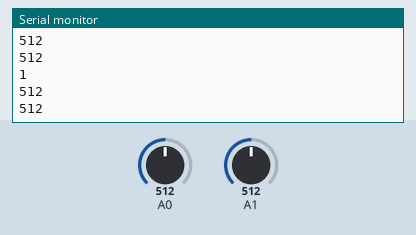
This sketch was run on a simulated Arduino Nano, built with avr-gcc and run on an emulated ATmega328P. Parts: the last lines printed to the serial monitor. The test bench sets the inputs (shaded band); at power-on: A0 = 512, A1 = 512. No radio packets arrive unless stated.

Above: at 1.2 s.
1.3 s: A0 set to 716
At 1.71 s:
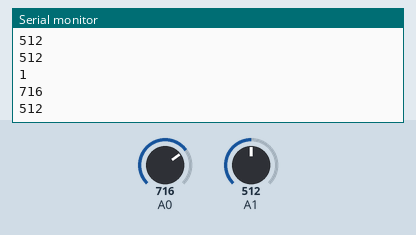
2.8 s: A1 set to 306
At 3.22 s:
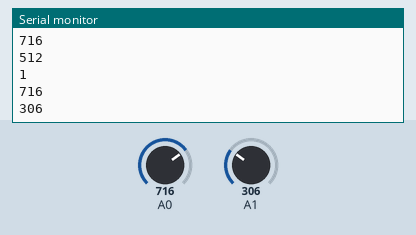
4.3 s: A0 set to 900
At 4.73 s:
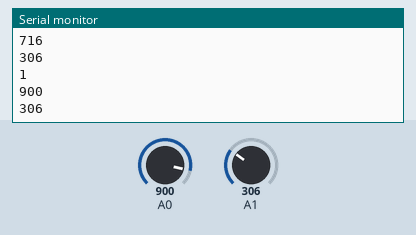
5.8 s: A1 set to 122
At 5.99 s:
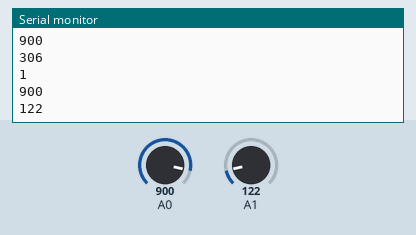
Timing chart, 0 to 8.3 s (numbered marks = the images above; inputs shaded):
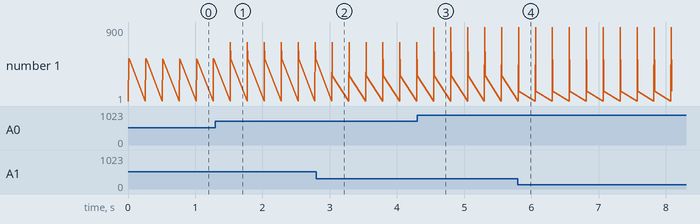

The sketch:

joystik-oku.ino
```cpp
#include <SPI.h>
#include <nRF24L01.h>
#include <RF24.h>

RF24 radio(9, 10);
uint8_t address[][6] = {"1Node", "2Node"};


int rfX = 500;
int rfY = 500;


void setup() {
  Serial.begin(9600);
  pinMode(A0, INPUT);
  pinMode(A1, INPUT);

  radio.begin();  // Başlat
  radio.openWritingPipe(address[0]); // Adrese bağlan
  //radio.setPALevel(RF24_PA_MIN);
  radio.stopListening();

}//setup


int rfData[2];
void loop() {
  rfData[0] = analogRead(A0);
  rfData[1] = analogRead(A1);

  boolean status = radio.write(&rfData, sizeof(rfData));
  Serial.println(status);
  Serial.println(rfData[0]);
  Serial.println(rfData[1]);
  delay(250);

}//loop
```

Measured:
- after the input at 1.3 s, the serial monitor: prints a new line after 0.22 s (image 1)
- after the input at 2.8 s, the serial monitor: prints a new line after 0.24 s (image 2)
- after the input at 4.3 s, the serial monitor: prints a new line after 0.25 s (image 3)
- after the input at 5.8 s, the serial monitor: prints a new line at once (image 4)
- plotted number 1: 306 → 122 after the input at 5.8 s
